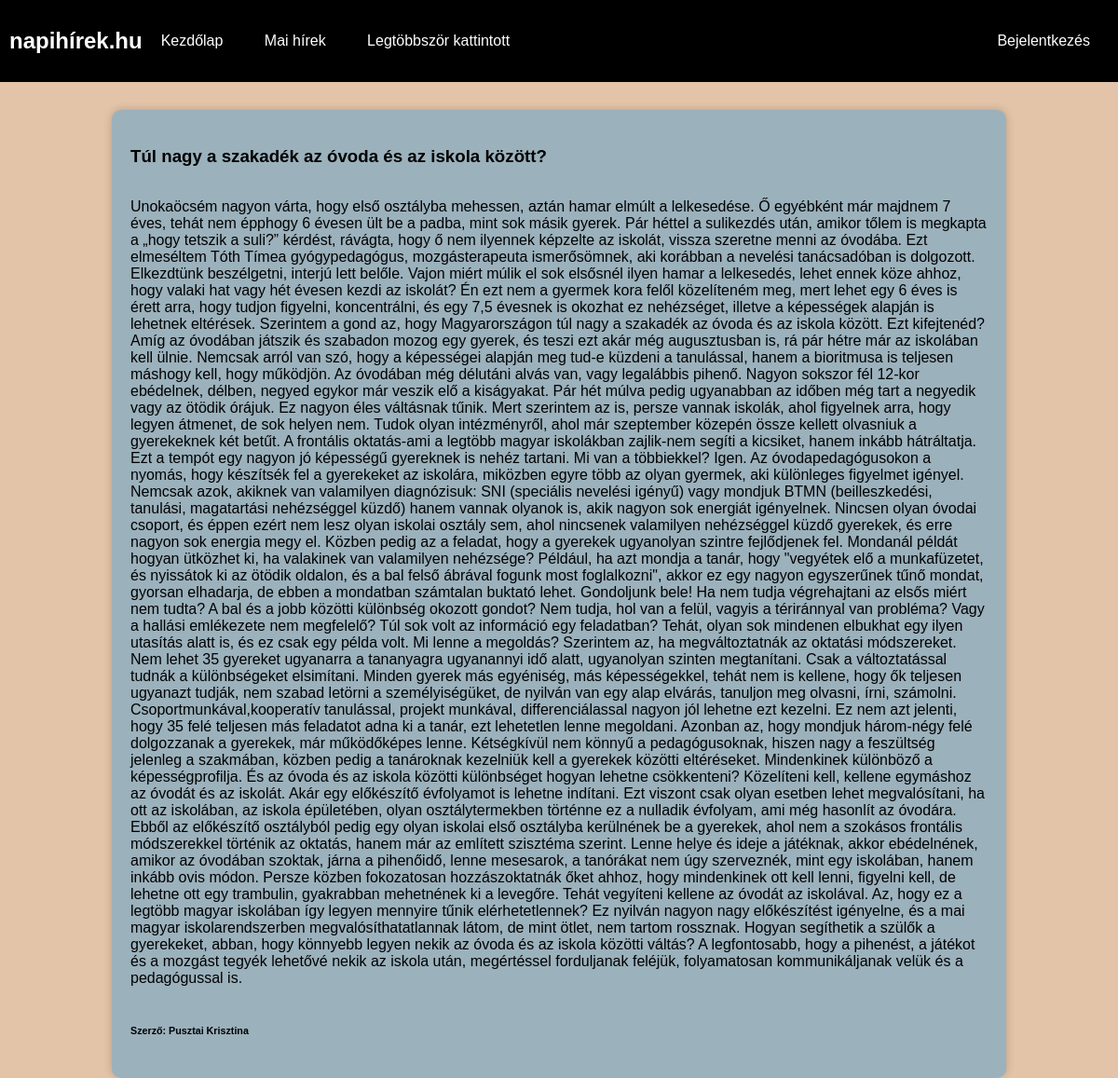
Page /posts.php?id=1 on the committed database.
### tables this page shows
CREATE TABLE `cikkek` (
  `id` int(11) NOT NULL,
  `cim` varchar(100) NOT NULL,
  `rovidismerteto` varchar(100) NOT NULL,
  `szerzo` varchar(100) NOT NULL,
  `tartalom` text NOT NULL
);

### posts.php (the view, shortened to what this page needs)
<!DOCTYPE html>
<html lang="en">
<head>
    <link rel="stylesheet" href="style.css">
</head>
<body>
    <nav>
        <h1>napihírek.hu</h1>
        <div class="altalanos">
            <a href="index.php">Kezdőlap</a>
            <a href="#">Mai hírek</a>
            <a href="#">Legtöbbször kattintott</a>
        </div>
        <?php
        if (isset($_SESSION['user'])) {
            echo " <a href='admincikk.php'>Hírek szerkesztése</a>";
            echo "<a href='addcikk.php'>Új hír rögzítése</a>";
            echo "<div class = 'felhasznalo'>";
            echo "<a href='admin.php'>Profil</a>";
            echo "<a href='logout.php'>Kijelentkezés</a>";
            echo "</div>";
        } else {
            echo "<a href='login.php'>Bejelentkezés</a>";
        }
        ?>
    </nav>
        <?php
        $connection_database = mysqli_connect("localhost", "root", "", "appworld_vizsga");
        if (isset($_GET['id'])) {
            $id = $_GET['id'];
            $id = mysqli_real_escape_string($connection_database, $id);
            $query = "SELECT * FROM cikkek WHERE id = $id";
            $result = mysqli_query($connection_database, $query);
            $data = mysqli_fetch_assoc($result);
        }
        ?>
    <main>
        <div class="list" id="cikkek">
            <?php if (isset($data)) : ?>
                <h3><?php print $data['cim']; ?></h3>
                <p><?php print $data['tartalom']; ?></p>
                <h6>Szerző: <?php print $data['szerzo']; ?></h6>
            <?php else : ?>
                <p>Tartalom nem található</p>
            <?php endif; ?>
        </div>
    </main>
</body>
</html>

### style.css (style rules this page uses)
* { box-sizing: border-box; }
html, body { display: flex; font-family: Arial, Helvetica, sans-serif; flex-direction: column; margin: 0; height: 100%; width: 100%; overflow-x: hidden; }
nav { display: flex; background-color: #000000; color: white; align-items: center; padding: 10px; justify-content: space-between; }
nav .altalanos { flex: 1; }
nav a { color: white; text-decoration: none; margin: 20px; }
main { display: flex; flex-direction: column; background-color: #E3C4A8; padding-top: 30px; align-items: center; height: 100%; }
main .list { display: flex; flex-direction: column; width: 80%; background-color: rgba(46, 149, 218, 0.4); padding: 20px; border-radius: 10px; box-shadow: 0 0 10px rgba(0, 0, 0, 0.2); }

### rows in the picture
cikkek: cim "Túl nagy a szakadék az óvoda és az iskola között?", tartalom "Unokaöcsém nagyon várta, hogy első osztályba mehessen, aztán hamar elmúlt a lelkesedése. Ő egyébként már majdnem 7 éves, tehát nem épphogy 6 évesen ült be a padba, mint sok másik gyerek. Pár héttel a sulikezdés után, amikor tőlem is megkapta a „hogy tetszik a suli?” kérdést, rávágta, hogy ő nem ilyennek képzelte az iskolát, vissza szeretne menni az óvodába. Ezt elmeséltem Tóth Tímea gyógypedagógus, mozgásterapeuta ismerősömnek, aki korábban a nevelési tanácsadóban is dolgozott. Elkezdtünk beszélgetni, interjú lett belőle. Vajon miért múlik el sok elsősnél ilyen hamar a lelkesedés, lehet ennek köze ahhoz, hogy valaki hat vagy hét évesen kezdi az iskolát? Én ezt nem a gyermek kora felől…", szerzo "Pusztai Krisztina"
